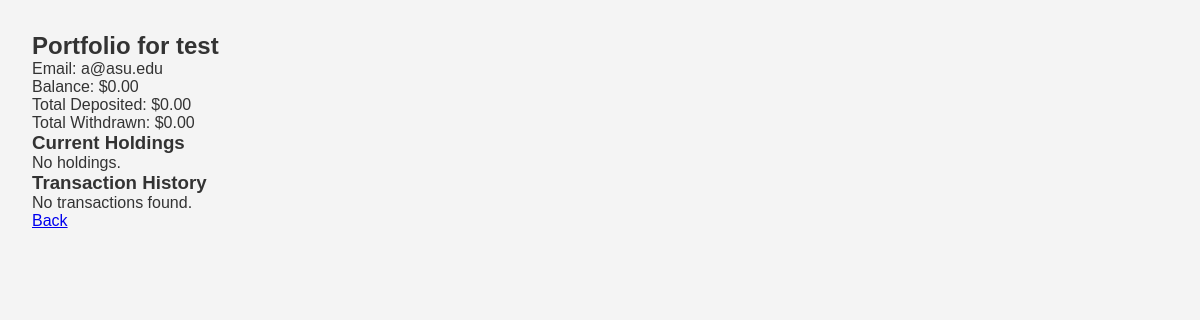
Screenshot of /admin/user/5/portfolio (signed in) with the database file from the repository.
### tables this page shows
CREATE TABLE users (
    user_id INTEGER PRIMARY KEY AUTOINCREMENT,
    username TEXT NOT NULL UNIQUE,
    email TEXT NOT NULL UNIQUE,
    balance REAL DEFAULT 0.0,
    password_hash TEXT NOT NULL,
    is_admin INTEGER DEFAULT 0
, total_deposited REAL DEFAULT 0.0, total_withdrawn REAL DEFAULT 0.0);

### app.py (the view)
@app.route('/admin/user/<int:user_id>/portfolio')
def admin_user_portfolio(user_id):
    check = require_admin()
    if check:
        return check
    conn = get_db_connection()
    cursor = conn.cursor()
    user = cursor.execute("""
        SELECT user_id, username, email, balance, total_deposited, total_withdrawn
        FROM users
        WHERE user_id = ?
    """, (user_id,)).fetchone()
    if not user:
        conn.close()
        flash("User not found.", "error")
        return redirect(url_for('admin_users'))
    portfolio = cursor.execute("""
        SELECT p.quantity, p.avg_cost, s.symbol, s.company_name
        FROM portfolio p
        JOIN stocks s ON p.stock_id = s.stock_id
        WHERE p.user_id = ?
    """, (user_id,)).fetchall()
    transactions = cursor.execute("""
        SELECT t.*, s.symbol
        FROM transaction_history t
        JOIN stocks s ON t.stock_id = s.stock_id
        WHERE t.user_id = ?
        ORDER BY timestamp DESC
    """, (user_id,)).fetchall()
    conn.close()
    return render_template(
        "admin_user_portfolio.html",
        user=user,
        portfolio=portfolio,
        transactions=transactions
    )

### app.py (called while the page is built)
def get_db_connection():
    conn = sqlite3.connect(DB_NAME, timeout=5, check_same_thread=False)
    conn.row_factory = sqlite3.Row
    conn.execute("PRAGMA journal_mode=WAL;")
    conn.execute("PRAGMA busy_timeout = 5000;")
    return conn

def require_admin():
    if 'user_id' not in session:
        flash("You must be logged in.", "error")
        return redirect(url_for('login'))
    conn = get_db_connection()
    user = conn.execute(
        'SELECT is_admin FROM users WHERE user_id = ?',
        (session['user_id'],)
    ).fetchone()
    conn.close()
    if not user:
        flash("User not found.", "error")
        return redirect(url_for('login'))
    is_admin = user['is_admin'] if 'is_admin' in user.keys() else 0
    if int(is_admin) != 1:
        flash("Administrator access required.", "error")
        if 'user_id' in session:
            return redirect(url_for('dashboard', user_id=session.get('user_id')))
        return redirect(url_for('login'))
    return None

### templates/admin_user_portfolio.html (shortened to what this page needs)
<!DOCTYPE html>
<html>
<head>
  <link rel="stylesheet" href="{{ url_for('static', filename='styles.css') }}">
</head>
<body>
<main class="dashboard-container">
  <div class="card">
    <div class="card-header">
      <h2>Portfolio for {{ user.username }}</h2>
      <p>Email: {{ user.email }}</p>
      <p>Balance: ${{ "%.2f"|format(user.balance) }}</p>
	  <p>Total Deposited: ${{ "%.2f"|format(user.total_deposited or 0) }}</p>
	  <p>Total Withdrawn: ${{ "%.2f"|format(user.total_withdrawn or 0) }}</p>
    </div>
    <div class="card-content">
      <h3>Current Holdings</h3>
      {% if portfolio %}
      <table>
        <thead><tr><th>Symbol</th><th>Company</th><th>Quantity</th><th>Avg Cost</th></tr></thead>
        <tbody>
          {% for item in portfolio %}
            <tr>
              <td>{{ item.symbol }}</td>
              <td>{{ item.company_name }}</td>
              <td>{{ item.quantity }}</td>
              <td>${{ "%.2f"|format(item.avg_cost) }}</td>
            </tr>
          {% endfor %}
        </tbody>
      </table>
      {% else %}
        <p>No holdings.</p>
      {% endif %}
      <h3>Transaction History</h3>
      {% if transactions %}
      <table>
        <thead>
          <tr>
            <th>Date</th><th>Symbol</th><th>Type</th><th>Qty</th><th>Price</th><th>Total</th><th>Cash After</th>
          </tr>
        </thead>
        <tbody>
          {% for t in transactions %}
          <tr>
            <td>{{ t.timestamp }}</td>
            <td>{{ t.symbol }}</td>
            <td>{{ t.order_type }}</td>
            <td>{{ t.quantity }}</td>
            <td>${{ "%.2f"|format(t.price) }}</td>
            <td>${{ "%.2f"|format(t.total_value) }}</td>
            <td>${{ "%.2f"|format(t.cash_after) }}</td>
          </tr>
          {% endfor %}
        </tbody>
      </table>
      {% else %}
        <p>No transactions found.</p>
      {% endif %}
      <a href="{{ url_for('admin_users') }}" class="btn btn-primary">Back</a>
    </div>
  </div>
</main>
</body>
</html>

### static/styles.css (style rules this page uses)
* { margin: 0; padding: 0; box-sizing: border-box; font-family: Arial, sans-serif; }
body { background-color: #f4f4f4; color: #333; }
main { padding: 2em; }
* { margin:0;padding:0;box-sizing:border-box;font-family:Arial, sans-serif }
body { background:#f4f4f4;color:#333 }
main { padding:2em }

### rows the page displays
users: username "test", email "a@asu.edu", balance "0.00", total_deposited "0.00", total_withdrawn "0.00"
